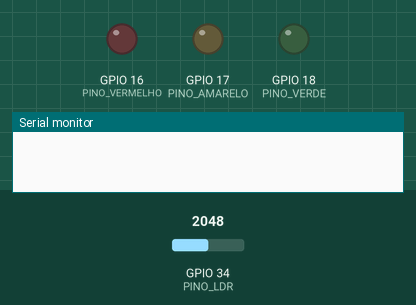
This sketch was run on a simulated ESP32. On the bench: output pins drawn as LEDs (lit = HIGH), the last lines printed to the serial monitor. Dashed ring = blinking. The inputs (shaded band) are chosen by the test bench; at power-on: GPIO 34 (PINO_LDR) = 2048.

Above: at 0.1 s.
At 1.4 s:
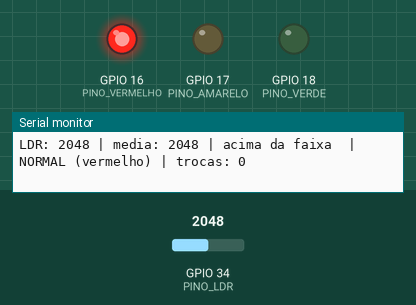
1.5 s: GPIO 34 (PINO_LDR) set to 1241
3.6 s: GPIO 34 (PINO_LDR) set to 1131
At 4.1 s:
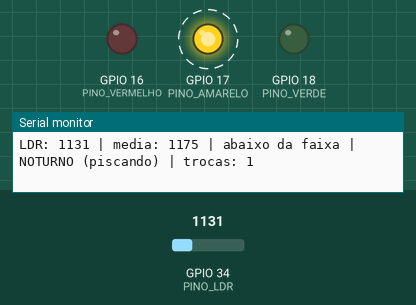
Timing chart, 0 to 12.6 s (numbered marks = the images above; inputs shaded):
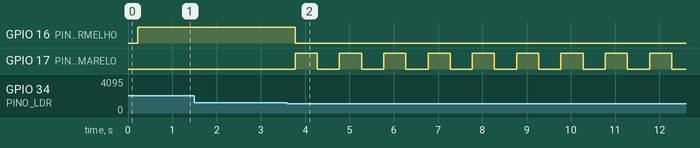

The sketch:

semaforo_noturno.ino
```cpp
/*
 * ============================================================================
 *  Semáforo com dois modos de operação (normal e noturno) — Arduino Uno / ESP32
 *  Atividade Ponderada de Computação 2 — Inteli, Módulo 4, Semana 4
 *  Autor: Mateus Tognola
 * ============================================================================
 *
 *  O semáforo funciona em dois modos:
 *    - NORMAL : ciclo vermelho -> verde -> amarelo, com tempos dados pelo RA.
 *    - NOTURNO: só o amarelo pisca (intermitente), avisando "passe com cuidado".
 *
 *  Quem decide o modo é o LDR. Para o semáforo NÃO ficar trocando de modo sem
 *  parar quando a luz está perto do limite, usamos HISTERESE: existem DOIS
 *  limiares em vez de um.
 *
 *      leitura do LDR (Arduino Uno: 0 a 1023)
 *      1023 ┤  mais luz
 *           │
 *       330 ┤─────────── só VOLTA para o modo NORMAL se passar daqui para cima
 *           │  zona morta: aqui dentro o semáforo MANTÉM o modo em que já está
 *       200 ┤─────────── só ENTRA no modo NOTURNO se cair daqui para baixo
 *           │
 *         0 ┤  menos luz
 *
 *  Como o ruído do sensor é bem menor que a distância entre os dois limiares,
 *  ele nunca consegue empurrar a leitura de um limiar até o outro, então o
 *  modo troca uma vez só e fica estável.
 *
 *  O mesmo código compila no Arduino Uno (placa usada) e no ESP32: os pinos e
 *  os limiares mudam sozinhos conforme a placa escolhida na IDE.
 *
 *  Circuito no Arduino Uno:
 *    5V -> LDR -> A0 -> resistor 10 kΩ -> GND        (mais luz = leitura maior)
 *    pino 8  -> LED vermelho -> 220 Ω -> GND
 *    pino 9  -> LED amarelo  -> 220 Ω -> GND
 *    pino 10 -> LED verde    -> 220 Ω -> GND
 *    (o resistor pode ficar antes ou depois do LED: em série, o efeito é o mesmo)
 *
 *  Circuito no ESP32 (alternativa): 3V3 -> LDR -> GPIO 34 -> 10 kΩ -> GND,
 *  LEDs nos GPIO 16, 17 e 18, limiares 1200 e 1600 (ADC de 0 a 4095).
 * ============================================================================
 */

#include <stdarg.h>
#include <stdio.h>

// ---------------------------------------------------------------------------
// 1) PLANO SEMAFÓRICO — troque SÓ o último dígito do seu RA
// ---------------------------------------------------------------------------
const int ULTIMO_DIGITO_RA = 7;  // <<<<<< COLOQUE AQUI O ÚLTIMO DÍGITO DO SEU RA

// Vermelho = 5 + dígito | Verde = 3 + metade do dígito (arredondada para baixo)
// A divisão de inteiros em C++ já descarta a parte decimal (ex.: 7 / 2 = 3).
const unsigned long TEMPO_VERMELHO_MS = (5UL + ULTIMO_DIGITO_RA) * 1000UL;
const unsigned long TEMPO_VERDE_MS    = (3UL + ULTIMO_DIGITO_RA / 2) * 1000UL;
const unsigned long TEMPO_AMARELO_MS  = 2000UL;             // igual para todos
const unsigned long MEIO_PERIODO_PISCA_MS = 500UL;          // 0,5 s aceso / 0,5 s apagado

// ---------------------------------------------------------------------------
// 2) PINOS e 3) HISTERESE — calibre os limiares com o Monitor Serial (ver README)
// ---------------------------------------------------------------------------
#if defined(ARDUINO_ARCH_ESP32)
// ESP32: ADC de 12 bits (0 a 4095)
const int PINO_LDR      = 34;     // ADC1, só entrada
const int PINO_VERMELHO = 16;     // RX2
const int PINO_AMARELO  = 17;     // TX2
const int PINO_VERDE    = 18;
const int LIMIAR_ENTRA_NOITE = 1200;  // média ABAIXO disso -> entra no NOTURNO
const int LIMIAR_SAI_NOITE   = 1600;  // média ACIMA disso  -> volta ao NORMAL
#else
// Arduino Uno: ADC de 10 bits (0 a 1023)
const int PINO_LDR      = A0;
const int PINO_VERMELHO = 8;
const int PINO_AMARELO  = 9;
const int PINO_VERDE    = 10;
const int LIMIAR_ENTRA_NOITE = 200;   // média ABAIXO disso -> entra no NOTURNO (calibrado)
const int LIMIAR_SAI_NOITE   = 330;   // média ACIMA disso  -> volta ao NORMAL (calibrado)
#endif
static_assert(LIMIAR_ENTRA_NOITE < LIMIAR_SAI_NOITE,
              "O limiar de entrada no modo noturno precisa ser MENOR que o de saida");

const long VELOCIDADE_SERIAL = 9600;  // escolha 9600 no Monitor Serial

// Média móvel: suaviza o ruído antes de comparar com os limiares.
const int N_AMOSTRAS = 10;                      // 10 leituras...
const unsigned long INTERVALO_LEITURA_MS = 50;  // ...a cada 50 ms = janela de 0,5 s
const unsigned long INTERVALO_LOG_MS     = 300; // de quanto em quanto tempo imprime

// ---------------------------------------------------------------------------
// Classe Led (mesma ideia da Aula 3): o loop diz O QUE fazer, o objeto sabe COMO
// ---------------------------------------------------------------------------
class Led {
  int pino;
 public:
  Led(int p) : pino(p) {}
  void iniciar()          { pinMode(pino, OUTPUT); desligar(); }
  void ligar()            { digitalWrite(pino, HIGH); }
  void desligar()         { digitalWrite(pino, LOW); }
  void definir(bool aceso){ digitalWrite(pino, aceso ? HIGH : LOW); }
};

Led vermelho(PINO_VERMELHO);
Led amarelo(PINO_AMARELO);
Led verde(PINO_VERDE);

// ---------------------------------------------------------------------------
// Estado do programa
// ---------------------------------------------------------------------------
enum Modo { NORMAL, NOTURNO };
enum Fase { FASE_VERMELHO, FASE_VERDE, FASE_AMARELO };

Modo modo = NORMAL;
Fase fase = FASE_VERMELHO;

unsigned long inicioFase   = 0;  // quando a fase atual do modo normal começou
unsigned long ultimoPisca  = 0;  // última vez que o amarelo inverteu no noturno
bool amareloAceso          = false;

int amostras[N_AMOSTRAS];        // buffer circular da média móvel
int indiceAmostra = 0;
long somaAmostras = 0;
int ultimaLeitura = 0;
int media = 0;

unsigned long ultimaLeituraMs = 0;
unsigned long ultimoLogMs     = 0;
unsigned int trocasDeModo     = 0;  // quantas vezes o modo mudou (prova da estabilidade)

// ---------------------------------------------------------------------------
// Funções auxiliares
// ---------------------------------------------------------------------------
// O Arduino Uno não tem Serial.printf; esta função faz o mesmo papel nas duas placas.
void imprimir(const char* formato, ...) {
  char texto[128];
  va_list args;
  va_start(args, formato);
  vsnprintf(texto, sizeof(texto), formato, args);
  va_end(args);
  Serial.print(texto);
}

const char* nomeModo(Modo m) { return m == NORMAL ? "NORMAL" : "NOTURNO"; }

const char* nomeFase(Fase f) {
  switch (f) {
    case FASE_VERMELHO: return "vermelho";
    case FASE_VERDE:    return "verde";
    default:            return "amarelo";
  }
}

unsigned long duracaoDaFase(Fase f) {
  switch (f) {
    case FASE_VERMELHO: return TEMPO_VERMELHO_MS;
    case FASE_VERDE:    return TEMPO_VERDE_MS;
    default:            return TEMPO_AMARELO_MS;
  }
}

Fase proximaFase(Fase f) {
  switch (f) {
    case FASE_VERMELHO: return FASE_VERDE;
    case FASE_VERDE:    return FASE_AMARELO;
    default:            return FASE_VERMELHO;
  }
}

// Acende só a luz da fase atual.
void mostrarFase() {
  vermelho.definir(fase == FASE_VERMELHO);
  amarelo.definir(fase == FASE_AMARELO);
  verde.definir(fase == FASE_VERDE);
}

// Lê o LDR e atualiza a média móvel (buffer circular: tira a mais antiga, põe a nova).
void lerSensor() {
  ultimaLeitura = analogRead(PINO_LDR);
  somaAmostras -= amostras[indiceAmostra];
  amostras[indiceAmostra] = ultimaLeitura;
  somaAmostras += ultimaLeitura;
  indiceAmostra = (indiceAmostra + 1) % N_AMOSTRAS;
  media = somaAmostras / N_AMOSTRAS;
}

void entrarModoNormal() {
  modo = NORMAL;
  fase = FASE_VERMELHO;      // ao sair do noturno começa pelo vermelho (mais seguro)
  inicioFase = millis();
  mostrarFase();
}

void entrarModoNoturno() {
  modo = NOTURNO;
  vermelho.desligar();
  verde.desligar();
  amareloAceso = true;
  amarelo.ligar();
  ultimoPisca = millis();
}

// ---------------------------------------------------------------------------
// A DECISÃO AVALIADA: histerese com dois limiares
// ---------------------------------------------------------------------------
void atualizarModo() {
  if (modo == NORMAL && media < LIMIAR_ENTRA_NOITE) {
    trocasDeModo++;
    imprimir("\n>>> ESCURECEU: media %d < %d -> MODO NOTURNO (troca %u)\n\n",
                  media, LIMIAR_ENTRA_NOITE, trocasDeModo);
    entrarModoNoturno();
  } else if (modo == NOTURNO && media > LIMIAR_SAI_NOITE) {
    trocasDeModo++;
    imprimir("\n>>> CLAREOU: media %d > %d -> MODO NORMAL (troca %u)\n\n",
                  media, LIMIAR_SAI_NOITE, trocasDeModo);
    entrarModoNormal();
  }
  // Se a média estiver entre os dois limiares, nada acontece: o modo atual é mantido.
}

// Modo normal: troca de fase quando o tempo da fase acaba (millis, sem delay).
void atualizarSemaforo(unsigned long agora) {
  if (agora - inicioFase >= duracaoDaFase(fase)) {
    fase = proximaFase(fase);
    inicioFase = agora;
    mostrarFase();
  }
}

// Modo noturno: amarelo intermitente.
void atualizarPisca(unsigned long agora) {
  if (agora - ultimoPisca >= MEIO_PERIODO_PISCA_MS) {
    ultimoPisca = agora;
    amareloAceso = !amareloAceso;
    amarelo.definir(amareloAceso);
  }
}

void imprimirStatus() {
  const char* zona = media < LIMIAR_ENTRA_NOITE ? "abaixo da faixa"
                   : media > LIMIAR_SAI_NOITE   ? "acima da faixa "
                                                : "DENTRO da faixa";
  if (modo == NORMAL) {
    imprimir("LDR: %4d | media: %4d | %s | NORMAL (%s) | trocas: %u\n",
                  ultimaLeitura, media, zona, nomeFase(fase), trocasDeModo);
  } else {
    imprimir("LDR: %4d | media: %4d | %s | NOTURNO (piscando) | trocas: %u\n",
                  ultimaLeitura, media, zona, trocasDeModo);
  }
}

// ---------------------------------------------------------------------------
// setup e loop
// ---------------------------------------------------------------------------
void setup() {
  Serial.begin(VELOCIDADE_SERIAL);
  vermelho.iniciar();
  amarelo.iniciar();
  verde.iniciar();

  // Enche a média móvel antes de decidir o modo inicial.
  for (int i = 0; i < N_AMOSTRAS; i++) {
    amostras[i] = analogRead(PINO_LDR);
    somaAmostras += amostras[i];
    delay(10);  // só na inicialização
  }
  ultimaLeitura = amostras[N_AMOSTRAS - 1];
  media = somaAmostras / N_AMOSTRAS;

  Serial.println();
  Serial.println("=== Semaforo com modo noturno (histerese) ===");
  imprimir("Plano do RA final %d: vermelho %lus | verde %lus | amarelo %lus\n",
                ULTIMO_DIGITO_RA, TEMPO_VERMELHO_MS / 1000, TEMPO_VERDE_MS / 1000,
                TEMPO_AMARELO_MS / 1000);
  imprimir("Entra no noturno se media < %d | volta ao normal se media > %d\n\n",
                LIMIAR_ENTRA_NOITE, LIMIAR_SAI_NOITE);

  // Modo inicial: só começa no noturno se já estiver claramente escuro.
  if (media < LIMIAR_ENTRA_NOITE) entrarModoNoturno();
  else                            entrarModoNormal();
}

void loop() {
  unsigned long agora = millis();

  // 1) Sensor: lê e decide o modo (sempre, mesmo no meio de um vermelho longo)
  if (agora - ultimaLeituraMs >= INTERVALO_LEITURA_MS) {
    ultimaLeituraMs = agora;
    lerSensor();
    atualizarModo();
  }

  // 2) Luzes: executa o modo atual
  if (modo == NORMAL) atualizarSemaforo(millis());
  else                atualizarPisca(millis());

  // 3) Log no Monitor Serial
  if (agora - ultimoLogMs >= INTERVALO_LOG_MS) {
    ultimoLogMs = agora;
    imprimirStatus();
  }
}
```

Measured:
- the behaviour switches between 1200 and 1199 on GPIO 34 (PINO_LDR) (found by bisection; images 1 and 2)
- after the input at 3.6 s, GPIO 16 (PINO_VERMELHO): HIGH → LOW after 0.17 s instead of 8.6 s; GPIO 17 (PINO_AMARELO): alternates HIGH for 0.50 s and LOW for 0.50 s, starting after 0.17 s; GPIO 18 (PINO_VERDE): stays LOW (without the input it goes to HIGH after 8.6 s)
